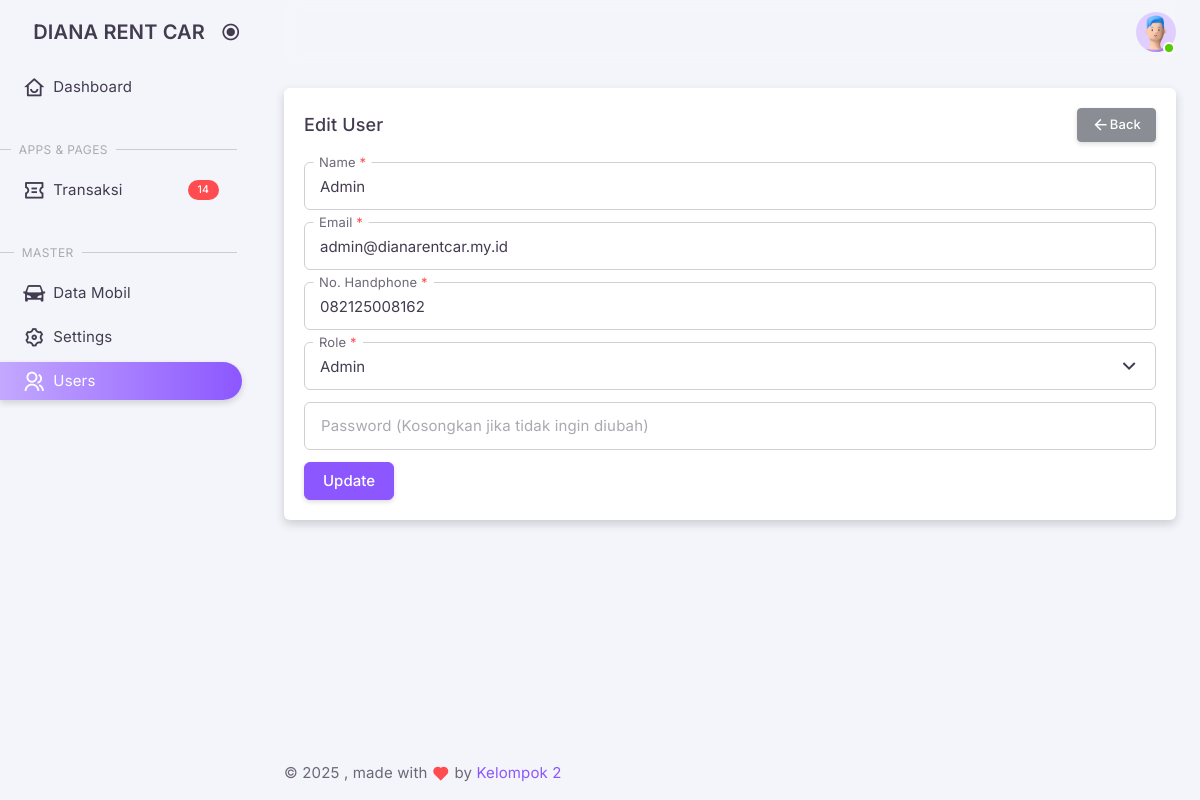
/admin/index.php?views=user_edit&uuid=a72c4551-846e-42b8-a0d3-d1417d630050 (signed in), run on an earlier commit of the app's database.
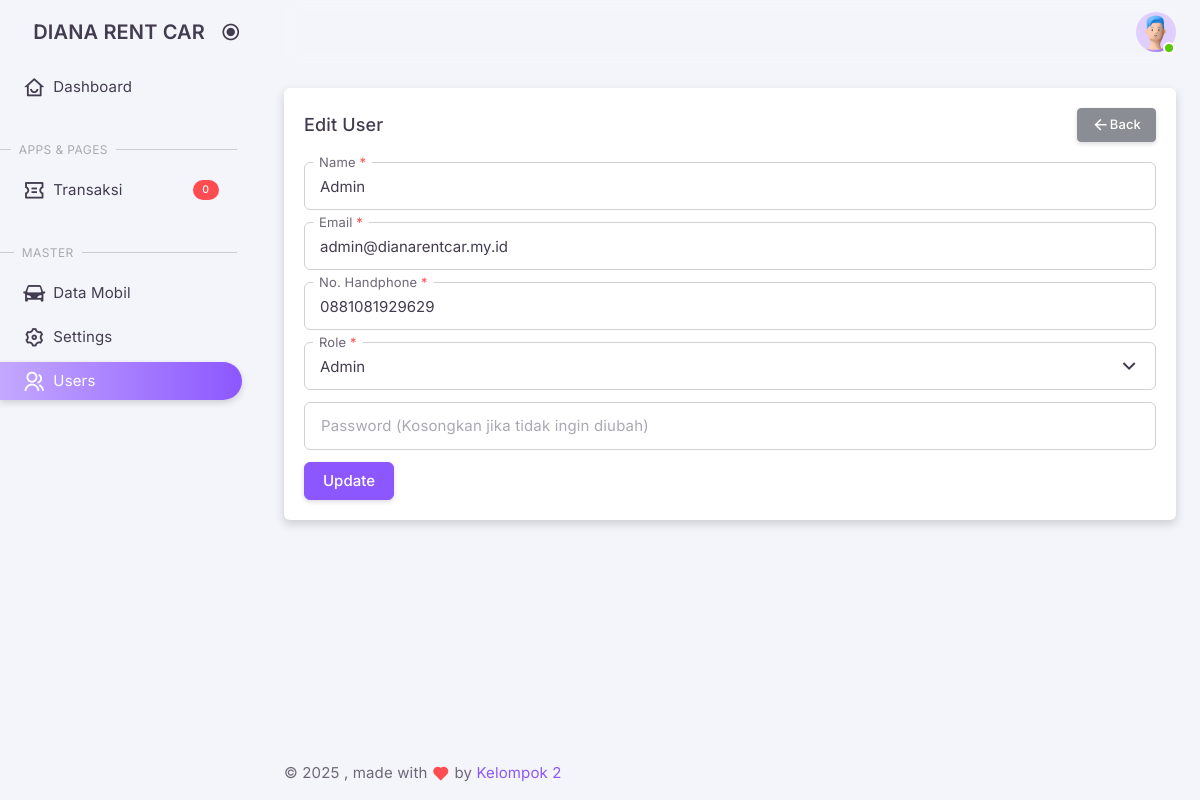
And on a later commit of the database.
### tables this page shows
CREATE TABLE IF NOT EXISTS `users` (
  `id` int NOT NULL AUTO_INCREMENT,
  `uuid` varchar(40) NOT NULL,
  `name` varchar(100) NOT NULL,
  `email` varchar(100) NOT NULL,
  `phone_number` varchar(15) DEFAULT NULL,
  `role` enum('admin','driver','user') NOT NULL DEFAULT 'user',
  `password` varchar(255) NOT NULL,
  `code` varchar(50) DEFAULT NULL,
  `is_verified` int DEFAULT NULL,
  `created_at` timestamp NULL DEFAULT CURRENT_TIMESTAMP,
  `updated_at` timestamp NULL DEFAULT CURRENT_TIMESTAMP ON UPDATE CURRENT_TIMESTAMP,
  PRIMARY KEY (`id`),
  UNIQUE KEY `email` (`email`),
  UNIQUE KEY `phone_number` (`phone_number`)
);

### classes/DatabaseExample.php (called while the page is built, shortened)
<?php
class Database
{
    private $host = 'localhost';
    private $db_name = 'dianarentcar';
    private $username = 'root';
    private $password = '';
    public function connect()
    {
        $this->conn = null;
        try {
            $this->conn = new PDO("mysql:host=" . $this->host . ";dbname=" . $this->db_name, $this->username, $this->password);
            $this->conn->setAttribute(PDO::ATTR_ERRMODE, PDO::ERRMODE_EXCEPTION);
        } catch (PDOException $e) {
            echo "Connection Error: " . $e->getMessage();
        }
        return $this->conn;
    }
}

### classes/Booking.php (called while the page is built, shortened)
<?php
class Booking extends Database
{
    private $table = 'tt_bookings';
    public function __construct()
    {
        $this->conn = $this->connect();
    }
    public function getTotalBookings()
    {
        $query = "SELECT COUNT(*) as total_completed
                    FROM " . $this->table . "
                    WHERE status IN ('Menunggu Konfirmasi', 'Belum Bayar')";
        $stmt = $this->conn->prepare($query);
        $stmt->execute();
        $result = $stmt->fetch(PDO::FETCH_ASSOC);
        return $result['total_completed'] ?? 0;
    }
}

### classes/User.php (called while the page is built, shortened)
<?php
class User extends Profile
{
    private $conn;
    private $table = 'users';
    public function __construct()
    {
        $db = new Database();
        $this->conn = $db->connect();
    }
    public function detail($uuid)
    {
        $query = "SELECT * FROM " . $this->table . " WHERE uuid = ?";
        $stmt = $this->conn->prepare($query);
        $stmt->execute([$uuid]);
        return $stmt->fetch(PDO::FETCH_ASSOC);
    }
}

### admin/pages/user/edit.php (the view, shortened to what this page needs)
<?php
require_once '../classes/User.php';
$getUser = new User();
$uuid = $_GET['uuid'];
$user = $getUser->detail($uuid);
?>
<div class="container-xxl flex-grow-1 container-p-y">
    <div class="row">
        <div class="col-xl">
            <div class="card mb-6">
                <div class="card-header d-flex justify-content-between align-items-center">
                    <h5 class="mb-0">Edit User</h5>
                    <small class="text-body float-end">
                        <a href="./index.php?views=user_list" class="btn btn-secondary btn-sm">
                            <i class="ri-arrow-left-line"></i> Back
                        </a>
                    </small>
                </div>
                <div class="card-body">
                    <form action="../backend/user/update.php" method="POST">
                        <div class="form-floating form-floating-outline mb-3">
                            <input
                                type="text"
                                class="form-control"
                                id="name"
                                name="name"
                                placeholder="Nama Lengkap"
                                value="<?php echo htmlspecialchars($user['name']); ?>"
                                onkeyup="formatFullName(this)"
                                required />
                            <label for="name">Name <span class="text-danger">*</span></label>
                        </div>
                        <div class="form-floating form-floating-outline mb-3">
                            <input
                                type="email"
                                class="form-control"
                                id="email"
                                name="email"
                                placeholder="email@mail.com"
                                value="<?php echo htmlspecialchars($user['email']); ?>"
                                required />
                            <label for="email">Email <span class="text-danger">*</span></label>
                        </div>
                        <div class="form-floating form-floating-outline mb-3">
                            <input
                                type="text"
                                id="phone_number"
                                name="phone_number"
                                class="form-control phone-mask"
                                placeholder="081234567890"
                                value="<?php echo htmlspecialchars($user['phone_number']); ?>"
                                required />
                            <label for="phone_number">No. Handphone <span class="text-danger">*</span></label>
                        </div>
                        <div class="form-floating form-floating-outline mb-3">
                            <select class="form-select" id="role" name="role" aria-label="Role" required>
                                <option value="admin" <?php echo ($user['role'] === 'admin') ? 'selected' : ''; ?>>Admin</option>
                            </select>
                            <label for="role">Role <span class="text-danger">*</span></label>
                        </div>
                        <div class="form-floating form-floating-outline mb-3">
                            <input
                                type="password"
                                class="form-control"
                                id="password"
                                name="password"
                                placeholder="**********" />
                            <label for="password">Password (Kosongkan jika tidak ingin diubah)</label>
                        </div>
                        <button type="submit" class="btn btn-primary">Update</button>
                    </form>
                </div>
            </div>
        </div>
    </div>
</div>

### admin/index.php (shortened to what this page needs)
<!doctype html>
<html
    lang="en"
    class="light-style layout-menu-fixed layout-compact"
    dir="ltr"
    data-theme="theme-default"
    data-assets-path="../assets/"
    data-template="vertical-menu-template-free"
    data-style="light">
<head>
    <link rel="stylesheet" href="../assets/vendor/fonts/remixicon/remixicon.css" />
    <link rel="stylesheet" href=".././assets/vendor/fonts/materialdesignicons.css">
    <link rel="stylesheet" href="../assets/vendor/libs/node-waves/node-waves.css" />
    <link rel="stylesheet" href="../assets/vendor/css/core.css" class="template-customizer-core-css" />
    <link rel="stylesheet" href="../assets/vendor/css/theme-default.css" class="template-customizer-theme-css" />
    <link rel="stylesheet" href="../assets/css/demo.css" />
    <link rel="stylesheet" href="../assets/vendor/libs/perfect-scrollbar/perfect-scrollbar.css" />
    <link rel="stylesheet" href="../assets/vendor/libs/apex-charts/apex-charts.css" />
    <link rel="stylesheet" href="https://cdn.datatables.net/1.13.6/css/jquery.dataTables.min.css">
    <link href="https://cdnjs.cloudflare.com/ajax/libs/toastr.js/latest/css/toastr.min.css" rel="stylesheet">
</head>
<body>
    <div class="layout-wrapper layout-content-navbar">
        <div class="layout-container">
            <?php require("./layouts/sidebar.php") ?>
            <div class="layout-page">
                <?php require("./layouts/navbar.php") ?>
                <div class="content-wrapper">
                    <?php require("./layouts/menu.php") ?>
                    <?php require("./layouts/footer.php") ?>
                </div>
            </div>
        </div>
    </div>
</body>
</html>

### admin/layouts/sidebar.php (shortened to what this page needs)
<?php
$home = false;
$transaction_list = false;
$user_list = false;
$user_create = false;
$user_edit = false;
$user_detail = false;
$car_list = false;
$setting_list = false;
if (isset($_GET['views'])) {
    $views = $_GET['views'];
    switch ($views) {
        case 'user_edit':
            $user_edit = true;
            break;
    }
} else {
    $home = true;
}
?>
<aside id="layout-menu" class="layout-menu menu-vertical menu bg-menu-theme">
    <div class="app-brand demo">
        <a href="index.php" class="app-brand-link">
            <span class="app-brand-text demo menu-text fw-semibold ms-2">DIANA RENT CAR</span>
        </a>
        <a href="javascript:void(0);" class="layout-menu-toggle menu-link text-large ms-auto">
            <i class="menu-toggle-icon d-xl-block align-middle"></i>
        </a>
    </div>
    <ul class="menu-inner py-1">
        <li class="menu-item <?= $home ? 'active' : '' ?>">
            <a href="./index.php" class="menu-link">
                <i class="menu-icon tf-icons ri-home-smile-line"></i>
                <div data-i18n="Dashboard">Dashboard</div>
            </a>
        </li>
        <li class="menu-header mt-7">
            <span class="menu-header-text">Apps &amp; Pages</span>
        </li>
        <li class="menu-item <?= $transaction_list || $transaction_detail ? 'active' : '' ?>">
            <a
                href="?views=transaction_list"
                class="menu-link">
                <i class="menu-icon tf-icons ri-coupon-line"></i>
                <div data-i18n="Transaksi">Transaksi</div>
                <?php
                require_once '../classes/Booking.php';
                $bookingModel = new Booking();
                $totalBookings = $bookingModel->getTotalBookings();
                ?>
                <div class="badge bg-danger fs-tiny rounded-pill ms-auto"><?php echo htmlspecialchars($totalBookings); ?></div>
            </a>
        </li>
        <?php
        $user_role = $_SESSION['user_role'];
        ?>
        <?php if ($user_role == 'admin') : ?>
            <li class="menu-header mt-7"><span class="menu-header-text">Master</span></li>
            <li class="menu-item <?= $car_list || $car_create || $car_edit ? 'active' : '' ?>">
                <a href="?views=car_list" class="menu-link">
                    <i class="menu-icon tf-icons ri-roadster-fill"></i>
                    <div data-i18n="Data Mobil">Data Mobil</div>
                </a>
            </li>
            <li class="menu-item <?= $setting_list || $setting_create || $setting_edit || $setting_detail ? 'active' : '' ?>">
                <a href="?views=setting_list" class="menu-link">
                    <i class="menu-icon tf-icons ri-settings-3-line"></i>
                    <div data-i18n="Settings">Settings</div>
                </a>
            </li>
            <li class="menu-item <?= $user_list || $user_create || $user_edit || $user_detail ? 'active' : '' ?>">
                <a href="?views=user_list" class="menu-link">
                    <i class="menu-icon tf-icons ri-group-line"></i>
                    <div data-i18n="Users">Users</div>
                </a>
            </li>
        <?php endif; ?>
    </ul>
</aside>

### admin/layouts/navbar.php (shortened to what this page needs)
<nav
    class="layout-navbar container-xxl navbar navbar-expand-xl navbar-detached align-items-center bg-navbar-theme"
    id="layout-navbar">
    <div class="navbar-nav-right d-flex align-items-center" id="navbar-collapse">
        <ul class="navbar-nav flex-row align-items-center ms-auto">
            <li class="nav-item navbar-dropdown dropdown-user dropdown">
                <a
                    class="nav-link dropdown-toggle hide-arrow p-0"
                    href="javascript:void(0);"
                    data-bs-toggle="dropdown">
                    <div class="avatar avatar-online">
                        <img src="../assets/img/avatars/1.png" alt class="w-px-40 h-auto rounded-circle" />
                    </div>
                </a>
            </li>
        </ul>
    </div>
</nav>

### admin/layouts/menu.php (shortened to what this page needs)
<?php
if (isset($_GET['views'])) {
    $views = $_GET['views'];
    switch ($views) {
        case 'user_edit':
            if (isset($_GET['uuid'])) {
                include "./pages/user/edit.php";
            } else {
                include "./pages/error.php";
            }
            break;
    }
} else {
    include "./home.php";
}

### admin/layouts/footer.php (shortened to what this page needs)
<footer class="content-footer footer bg-footer-theme">
    <div class="container-xxl">
        <div
            class="footer-container d-flex align-items-center justify-content-between py-4 flex-md-row flex-column">
            <div class="text-body mb-2 mb-md-0">
                ©
                , made with <span class="text-danger"><i class="tf-icons ri-heart-fill"></i></span> by
                <a href="#" target="_blank" class="footer-link">Kelompok 2</a>
            </div>
        </div>
    </div>
</footer>

### assets/css/demo.css (style rules this page uses)
.menu .app-brand.demo { height: 64px; }
.app-brand-text.demo { font-size: 1.25rem; }

What changed in the data, as far as the page shows it:
changed users "Admin": phone_number "082125008162" → "0881081929629"
Also different on the page:
$totalBookings: "14" → "0"
